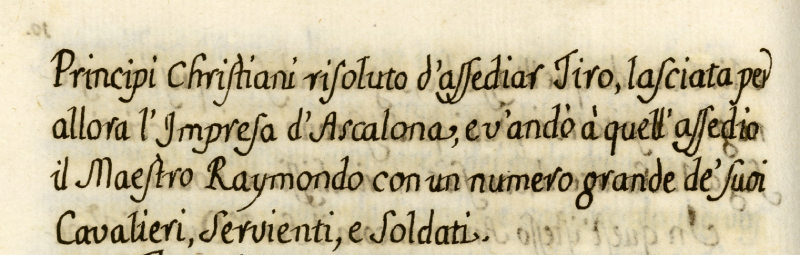
#> input picture images/text.png, 800 x 255 px
$ python ex3f.py
#> lines starting #> are read from the running program, lines starting #| are printed output that depends on the picture; after the words box and inside, x2 and y2 are one past the last pixel; in counts of white or black regions, pixels touching at a corner belong together
### ex1a.py
import cv2

# [7 lines left out: function split_into_4, not called in this run]

def binary_threshold(im, value):
    h, w = im.shape[0], im.shape[1]
    for y in range(0, h):
        for x in range(0, w):
            im[y, x] = 255 if im[y, x] >= value else 0

    return im

# [8 lines left out: function main, not called in this run]

# [2 lines that do not run on import are left out]

### ex3a.py
import cv2
import ex1a as ex1a
import numpy as np

# Returns 1 for presence, 0 for absence and -1 for out of bounds
def has_neighbour(im, y, x):
    try:
        if(im[y, x] != 0):
            return 1
        else:
            return 0
    except (IndexError, ValueError):
        return -1

def four_connected_components_labelling(im):
    h, w = im.shape[0], im.shape[1]

    print(h, w)

    im_labels = np.zeros(im.shape, dtype='uint8')
    new_label_cnt = 1  # Keeps track of the newest component group
    components = []

    # 1st pass: Create labels and note components
    for y in range(0, h):
        for x in range(0, w):
            if (im[y, x] != 0):
                hasTop = has_neighbour(im_labels, y - 1, x)
                hasLeft = has_neighbour(im_labels, y, x - 1)

                if(hasTop != 1 and hasLeft != 1):
                    im_labels[y, x] = new_label_cnt
                    components.append({new_label_cnt})
                    new_label_cnt += 1
                else:
                    if (hasLeft == 1 and hasTop != 1):
                        im_labels[y, x] = im_labels[y, x - 1]
                    elif (hasTop == 1 and hasLeft != 1):
                        im_labels[y, x] = im_labels[y - 1, x]
                    elif (hasTop == 1 and hasLeft == 1):
                        top = im_labels[y - 1, x]
                        left = im_labels[y, x - 1]
                        if(top != left):
                            (mini, maxi) = (left,top) if left < top else (top, left)
                            im_labels[y, x] = mini

                            # Find union sets
                            for i in range(0, len(components)):
                                if maxi in components[i]:  # Removes max element from max set
                                    components[i].remove(maxi)
                                if mini in components[i]:  # Adds max element to min set
                                    components[i].add(maxi)
                            # removes empty sets
                            components[:] = [c for c in components if len(c) > 0]
                        else:
                            im_labels[y, x] = top

    print('First pass ready')

    # 2nd pass: Globally set labels for each component
    for y in range(0, h):
        for x in range(0, w):
            label = im_labels[y, x]
            for i in range(0, len(components)):
                if label in components[i]:
                    im_labels[y,x] = i+1

    print('Second pass ready')

    # Change image to make labelled components represented as randomly unique colours
    colors = []
    for i in range (0, len(components)):
        colors.append(list(np.random.choice(range(256), size=3)))
    im = cv2.cvtColor(im, cv2.COLOR_GRAY2BGR)
    for y in range(0, h):
        for x in range(0, w):
            b = im[y, x][0]
            g = im[y, x][1]
            r = im[y, x][2]
            if (r != 0 and g != 0 and b != 0):
                im[y, x] = colors[im_labels[y, x]  - 1]

    return im

# [12 lines left out: function main, not called in this run]

# [2 lines that do not run on import are left out]

### ex3f.py
import cv2
import ex1a as ex1a
import ex3a as ex3a
import ex3b as ex3b
import ex3c as ex3c
import ex3d as ex3d
import ex3e as ex3e
import numpy as np

def close_cv2(im, kernel, iterations):
    im = cv2.dilate(im, kernel, iterations)
    im = cv2.erode(im, kernel, iterations)
    return im

def open_cv2(im, kernel, iterations):
    im = cv2.erode(im, kernel, iterations)
    im = cv2.dilate(im, kernel, iterations)
    return im

def segment_lines(im):
    kernel = np.ones((8, 1), np.uint8)
    im = open_cv2(im, kernel, 5) # spaces vertically

    kernel = np.ones((1, 150), np.uint8)
    im = close_cv2(im, kernel, 50) # joins horizontally

    kernel = np.ones((3, 1), np.uint8)
    im = open_cv2(im, kernel, 50)  # spaces vertically again (as closing horizontally affects vertical a little)

    im = ex3a.four_connected_components_labelling(im) # can be improved with eight connected components
    return im

def mask_segmented_lines(im, segmented):
    h, w = im.shape[0], im.shape[1]
    im = cv2.cvtColor(im, cv2.COLOR_GRAY2BGR)

    for y in range(0, h):
        for x in range(0, w):
            b = im[y, x][0]
            g = im[y, x][1]
            r = im[y, x][2]
            if(r != 0 and g != 0 and b != 0):
                im[y,x] = segmented[y,x]

    return im

def main():
    im = cv2.imread("images/text.png", 0)  # loads image
#> im: shape (255, 800); min 0, max 247, mean 188.6
    im = (255 - im) # inverts image
    ex1a.binary_threshold(im, 127)
#> after the loop in binary_threshold, `for y in range(0, h):`:
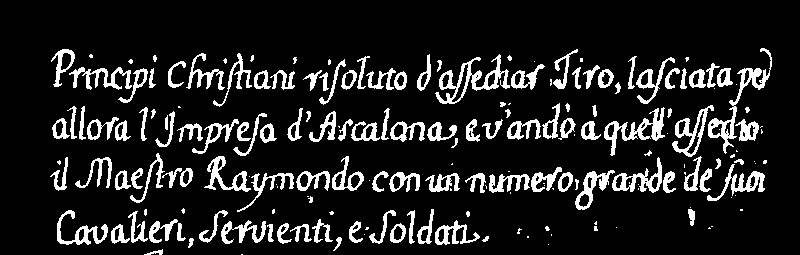
#> im: shape (255, 800); 12.9% white; 191 white regions (68 under 20 px), largest, box (x1, y1, x2, y2) and area: (435, 54, 510, 104) 1025, (708, 48, 772, 154) 971, (604, 107, 665, 156) 824

    segmented = segment_lines(im)
#> in open_cv2, `im = cv2.erode(im, kernel, iterations)`: im: shape (255, 800); 4% white; 312 white regions (126 under 20 px), largest, box (x1, y1, x2, y2) and area: (652, 111, 664, 138) 159, (584, 175, 596, 204) 124, (56, 53, 63, 84) 102
#> in open_cv2, `im = cv2.dilate(im, kernel, iterations)`: im: shape (255, 800); 8.1% white; 285 white regions (33 under 20 px), largest, box (x1, y1, x2, y2) and area: (652, 108, 664, 142) 250, (584, 172, 596, 208) 208, (210, 157, 223, 190) 194
#> in close_cv2, `im = cv2.dilate(im, kernel, iterations)`: im: shape (255, 800); 60.1% white; 7 black regions (1 under 20 px), largest, box (x1, y1, x2, y2) and area: (0, 0, 800, 58) 43617, (0, 197, 800, 255) 14798, (0, 191, 510, 220) 8195, (0, 140, 800, 173) 7810, (0, 89, 483, 110) 5179, (525, 91, 800, 107) 1847
#> in close_cv2, `im = cv2.erode(im, kernel, iterations)`: im: shape (255, 800); 48.7% white; 3 white regions (1 under 20 px), largest, box (x1, y1, x2, y2) and area: (0, 50, 800, 157) 60431, (0, 154, 800, 248) 38931
#> call 2 of open_cv2, with kernel = array of shape (3, 1), iterations = 50
#> in open_cv2 (call 2), `im = cv2.erode(im, kernel, iterations)`: im: shape (255, 800); 45.5% white; 6 white regions (1 under 20 px), largest, box (x1, y1, x2, y2) and area: (0, 51, 800, 104) 28947, (0, 105, 800, 156) 27841, (0, 155, 800, 210) 22831, (0, 211, 467, 247) 13218, (690, 211, 696, 226) 58
#> in open_cv2 (call 2), `im = cv2.dilate(im, kernel, iterations)`:
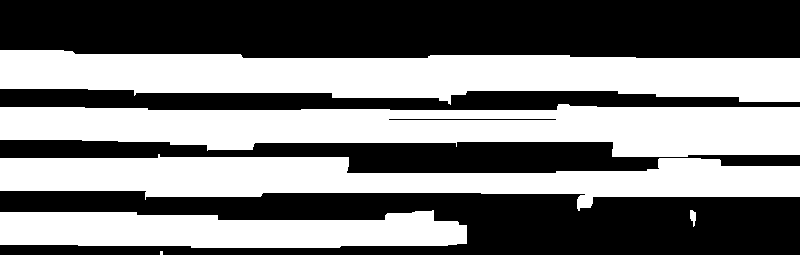
#> im: shape (255, 800); 48.5% white; 6 white regions (1 under 20 px), largest, box (x1, y1, x2, y2) and area: (0, 50, 800, 105) 30547, (0, 104, 800, 157) 29777, (0, 154, 800, 211) 24455, (0, 210, 467, 248) 14152, (690, 210, 696, 227) 70
#| 255 800
#> after the loop in four_connected_components_labelling, `for y in range(0, h):`:
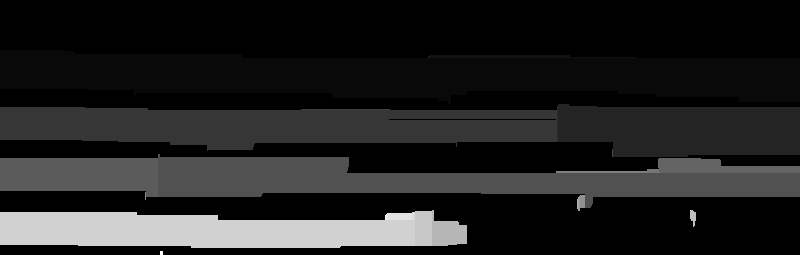
#> im_labels: shape (255, 800); min 0, max 28, mean 3.6; drawn with min black and max white
#> after the loop in four_connected_components_labelling, `for y in range(0, h):`:
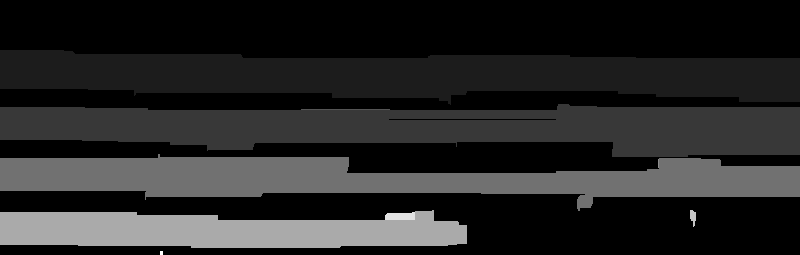
#> im_labels: shape (255, 800); min 0, max 9, mean 1.34; drawn with min black and max white
#> after the loop in four_connected_components_labelling, `for y in range(0, h):`:
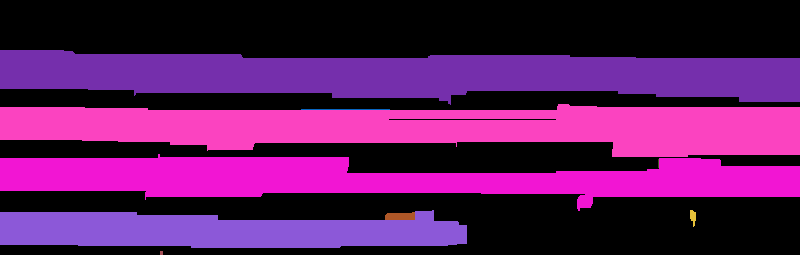
#> im: shape (255, 800, 3); mean B, G, R 93.9, 25.5, 92.9
    cv2.imshow('Binarized image', im)
    cv2.waitKey(0)
    cv2.imshow('Line area segmentations', segmented)
    cv2.waitKey(0)

    im = mask_segmented_lines(im, segmented)
#> after the loop in mask_segmented_lines, `for y in range(0, h):`:
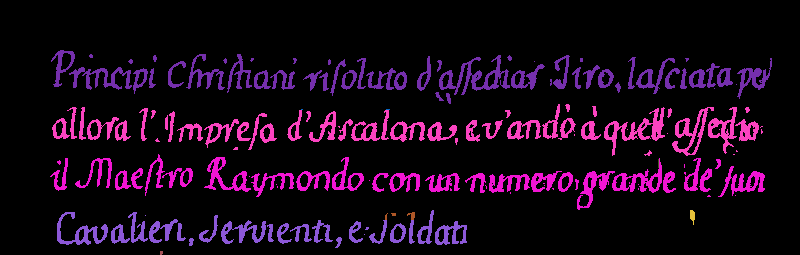
#> im: shape (255, 800, 3); mean B, G, R 23.5, 6.3, 23.5
    im = (255 - im)  # inverts image
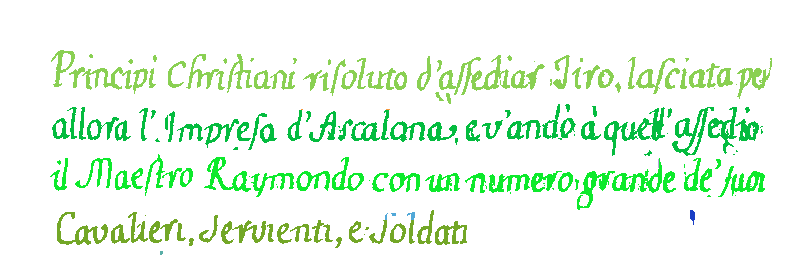
#> im: shape (255, 800, 3); mean B, G, R 231.5, 248.7, 231.5
    cv2.imshow('Segmented image', im)
    cv2.waitKey(0)

    cv2.destroyAllWindows()

if __name__ == '__main__':
    main()
